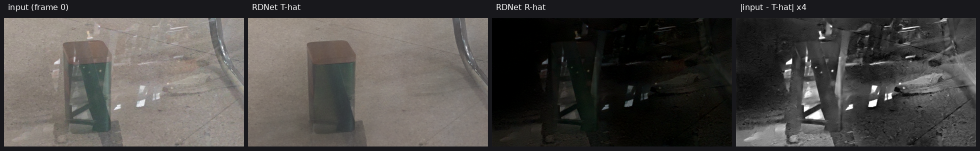
#> input picture RDNet_901_frame0_analyze.png, 1960 x 301 px, found by its file name (shown at 1/2 size)
$ python export_hf_october.py
#> lines starting #> are read from the running program, lines starting #| are printed output that depends on the picture; after the words box and inside, x2 and y2 are one past the last pixel; in counts of white or black regions, pixels touching at a corner belong together; pictures that were not available may be replaced by others from this repository, and a replacement may not be noted
"""把十月数据集导出成可直接推到 HuggingFace 的目录结构。

目标仓库：zmy1234567890/tintedglass-rdt-synth（作者既有 HF dataset）
布局与合作者的 loader 对齐（`train/<split>/{T,R}/<id>.png` + 448×448 掩码 .npy）：

    <out>/
      README.md                      数据卡（含隐私与许可声明）
      manifest.json                  每对：id / split / 来源 / 尺寸 / 统计
      train/rdt_1020/{I,T,R,omega_png}/<id>.png     + masks/<id>.npy (448×448, uint8)
      train/rdt_1019split/...
      test/real_pair_1019/{I,T}/<id>.png            + masks/<id>.npy
      stats/summary.json             Ω 面积、I/T 里外比值等汇总

用法：
    python export_hf_october.py --out /DataDisk/zmy_code/_hf/tintedglass_october_1029 [--only test]
"""
import argparse
import json
import os
import shutil
import statistics as st

import cv2
import numpy as np

P = os.environ.get("TINTED_ROOT", "/DataDisk/zmy_code/TintedGlass_Enhance")
MASK_SIZE = 448


def ensure(d):
    os.makedirs(d, exist_ok=True)


def save_mask_npy(om_img, dst):
    m = cv2.imread(om_img, 0)
    if m is None:
        return None
    m = cv2.resize(m, (MASK_SIZE, MASK_SIZE), interpolation=cv2.INTER_NEAREST)
    b = (m > 127).astype(np.uint8)
    np.save(dst, b)
    return b


def export_pool(rel, split, name, out, manifest, stats, with_mask=True):
    src = os.path.join(P, rel) if os.path.isdir(os.path.join(P, rel)) else os.path.join(P, "data", rel)
    meta_path = os.path.join(src, "meta.json")
    meta = {}
    if os.path.exists(meta_path):
        meta = json.load(open(meta_path, encoding="utf-8"))
    base = os.path.join(out, split, name)
    for sub in (("I", "T", "R", "masks") if with_mask else ("I", "T")):
        ensure(os.path.join(base, sub))
    n = 0
    areas = []
    for k in sorted(meta) or sorted(os.listdir(os.path.join(src, "I"))):
        key = k if k.endswith(".png") else k + ".png"
        stem = key[:-4]
        ok = True
        for sub, dst_sub in (("I", "I"), ("T", "T"), ("R", "R")):
            s = os.path.join(src, sub, key)
            if os.path.exists(s):
                shutil.copy2(s, os.path.join(base, dst_sub, key))
            elif sub in ("I", "T"):
                ok = False
        if not ok:
            continue
        if with_mask:
            om = os.path.join(src, "omega", key)
            b = save_mask_npy(om, os.path.join(base, "masks", stem + ".npy")) if os.path.exists(om) else None
            if b is not None:
                areas.append(float(b.mean()))
        d = dict(id=f"{name}/{stem}", split=split, pool=name,
                 source=(meta.get(stem, {}) or {}).get("domain", ""),
                 scene=(meta.get(stem, {}) or {}).get("scene", ""))
        manifest.append(d)
        n += 1
    if areas:
        stats[name] = dict(n=n, omega_area_median=float(st.median(areas)),
                           omega_area_p10=float(np.percentile(areas, 10)),
                           omega_area_p90=float(np.percentile(areas, 90)))
    else:
        stats[name] = dict(n=n)
    print(f"  {split}/{name}: {n} 对" + (f"  Ω 面积中位 {st.median(areas)*100:.1f}%" if areas else ""))


def export_test_panel(out, manifest, stats):
    """冻结测试面板：15 场景，每场景 I_*.png + GT.png（无 R、无掩码）。"""
    src = os.path.join(P, "data/test_sets/real_pair_1019")
    base = os.path.join(out, "test", "real_pair_1019")
    ensure(os.path.join(base, "I"))
    ensure(os.path.join(base, "T"))
    n = 0
    for sc in sorted(os.listdir(src)):
        d = os.path.join(src, sc)
        if not os.path.isdir(d):
            continue
        gts = [f for f in os.listdir(d) if f.startswith("GT")]
        Is = sorted(f for f in os.listdir(d) if f.startswith("I_"))
        if not gts or not Is:
            continue
        shutil.copy2(os.path.join(d, Is[0]), os.path.join(base, "I", sc + ".png"))
        shutil.copy2(os.path.join(d, gts[0]), os.path.join(base, "T", sc + ".png"))
        manifest.append(dict(id=f"real_pair_1019/{sc}", split="test", pool="real_pair_1019",
                             source="", scene=sc))
        n += 1
    stats["real_pair_1019"] = dict(n=n)
    print(f"  test/real_pair_1019: {n} 场景")


def main():
    ap = argparse.ArgumentParser()
    ap.add_argument("--out", default="/DataDisk/zmy_code/_hf/tintedglass_october_1029")
    ap.add_argument("--only", default="all", choices=["all", "test", "train"])
    a = ap.parse_args()
    ensure(a.out)
    manifest, stats = [], {}

    if a.only in ("all", "test"):
        export_test_panel(a.out, manifest, stats)
    if a.only in ("all", "train"):
        export_pool("train_sets/real_pairs_1020", "train", "rdt_1020", a.out, manifest, stats)
#> in save_mask_npy, `m = cv2.resize(m, (MASK_SIZE, MASK_SIZE), interpolation=cv2.INTER_NEAR..`:
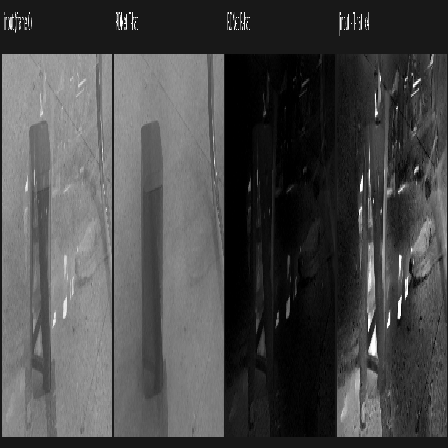
#> m: shape (448, 448); min 0, max 255, mean 73.3
#> in save_mask_npy, `b = (m > 127).astype(np.uint8)`:
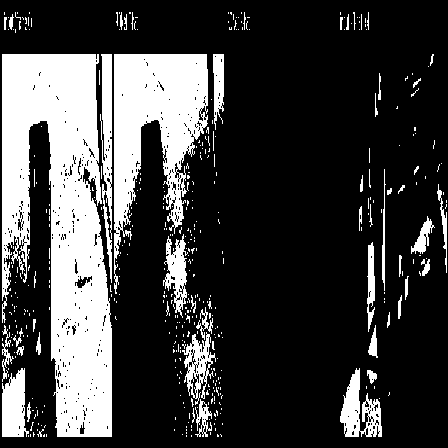
#> b: shape (448, 448); values 0 (black) and 1 (white), 24.5% white; 435 white regions (381 under 20 px), largest, box (x1, y1, x2, y2) and area: (2, 54, 112, 437) 26383, (114, 54, 208, 294) 10913, (100, 54, 112, 283) 1640
#|   train/rdt_1020: 1 对  Ω 面积中位 24.5%
        export_pool("train_sets/real_pairs_1019split", "train", "rdt_1019split", a.out, manifest, stats)
#|   train/rdt_1019split: 1 对  Ω 面积中位 24.5%
        export_pool("train_sets/real_pairs_1026", "train", "rdt_1026", a.out, manifest, stats)
#|   train/rdt_1026: 1 对  Ω 面积中位 24.5%

    json.dump(dict(
        status="RESEARCH_ONLY_TINTED_GLASS_AUTOMOTIVE_WINDOW",
        n_pairs=len(manifest),
        mask_size=MASK_SIZE,
        note=("Occlusion-region masks are AUTOMATIC proposals confirmed only by eye; "
              "they are NOT verified ground truth. See LIMITATIONS_OMEGA.md in the paper release."),
        items=manifest), open(os.path.join(a.out, "manifest.json"), "w", encoding="utf-8"),
        ensure_ascii=False, indent=1)
    ensure(os.path.join(a.out, "stats"))
    json.dump(stats, open(os.path.join(a.out, "stats/summary.json"), "w", encoding="utf-8"),
              ensure_ascii=False, indent=1)
    print(f"\n导出完成: {a.out}  共 {len(manifest)} 对")


if __name__ == "__main__":
    main()

$ run again, on RDNet_901_frame0_vs_600.png
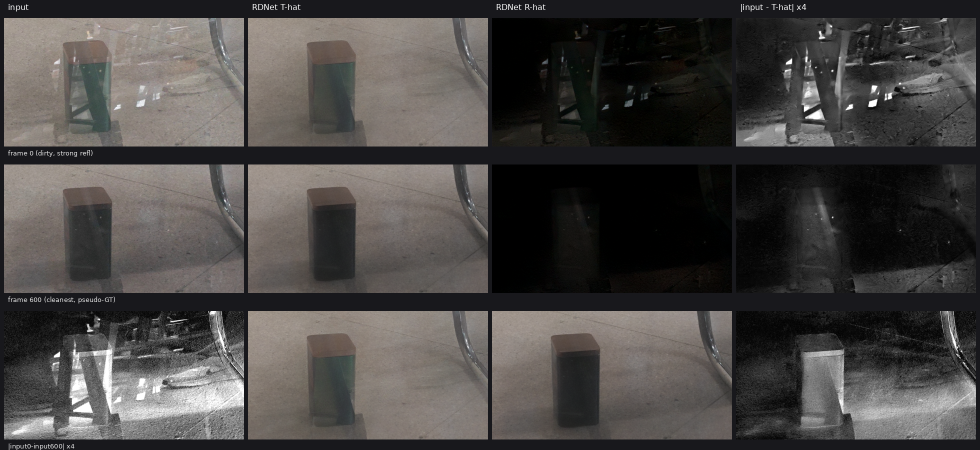
#> input picture RDNet_901_frame0_vs_600.png, 1960 x 899 px, found by its file name (shown at 1/2 size)
#> in save_mask_npy, `m = cv2.resize(m, (MASK_SIZE, MASK_SIZE), interpolation=cv2.INTER_NEAR..`:
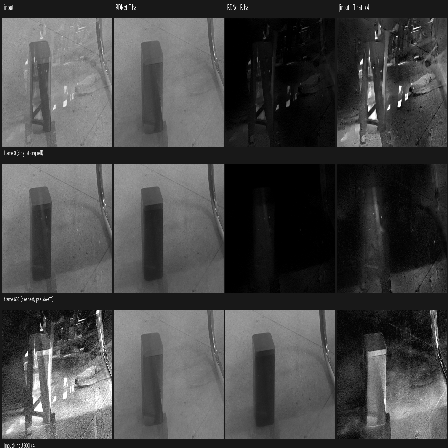
#> m: shape (448, 448); min 0, max 255, mean 71.5
#> in save_mask_npy, `b = (m > 127).astype(np.uint8)`:
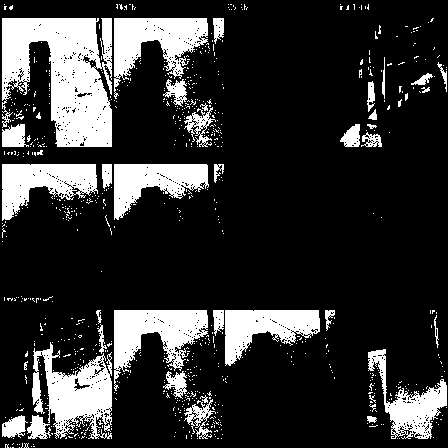
#> b: shape (448, 448); values 0 (black) and 1 (white), 19.6% white; 784 white regions (743 under 20 px), largest, box (x1, y1, x2, y2) and area: (2, 18, 112, 147) 9528, (32, 342, 112, 439) 4131, (114, 18, 208, 99) 3688
#|   train/rdt_1020: 1 对  Ω 面积中位 19.6%
#|   train/rdt_1019split: 1 对  Ω 面积中位 19.6%
#|   train/rdt_1026: 1 对  Ω 面积中位 19.6%
